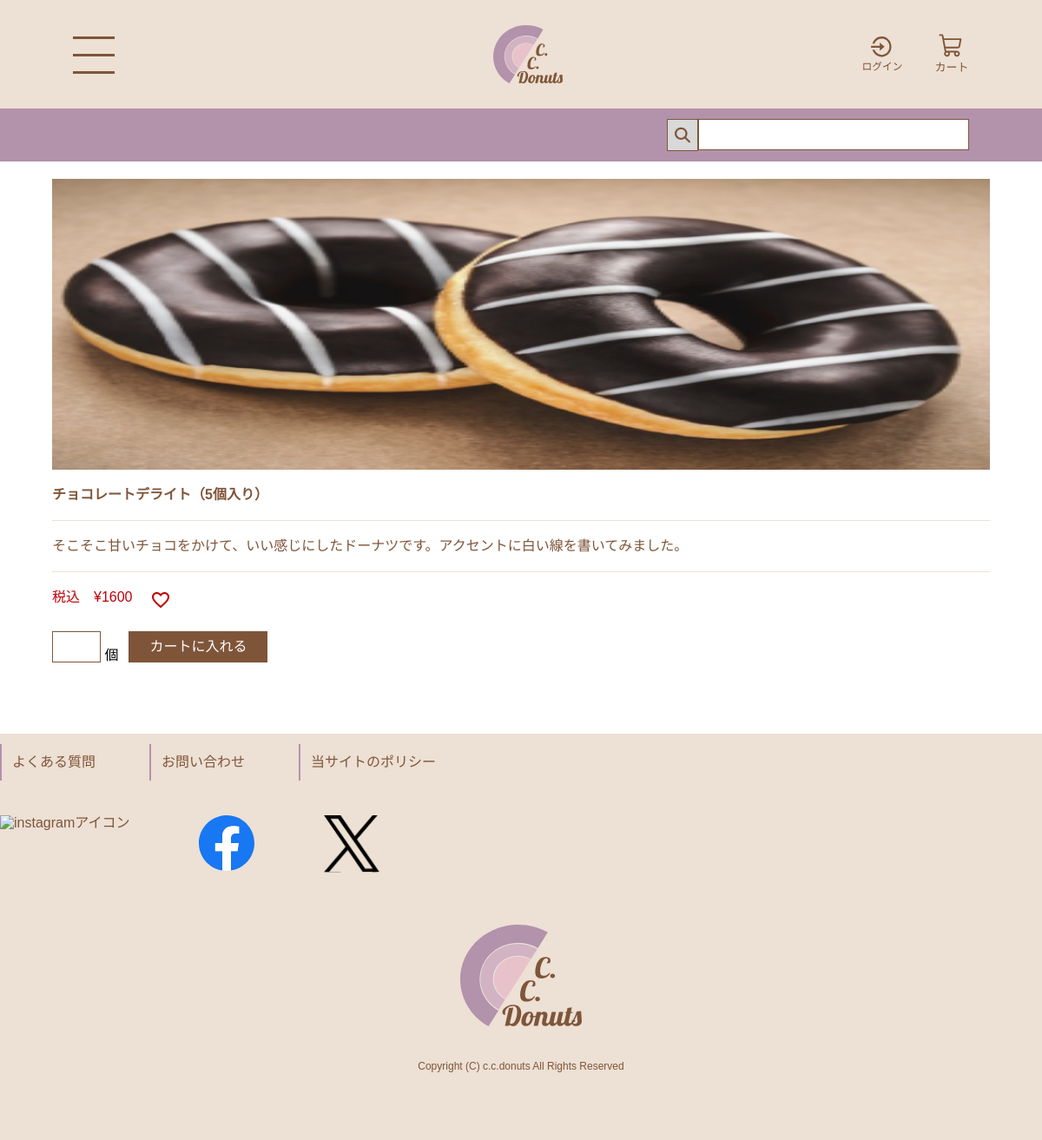
Screenshot of /detail.php?id=2 with the database file from the repository.
### tables this page shows
create table product (
id int auto_increment primary key, 
name varchar(200) not null, 
price int not null, 
description varchar(1000) not null 
);

### detail.php (the view, shortened to what this page needs)
<!DOCTYPE html>
<html lang="ja">
<head>
    <link rel="stylesheet" href="common/css/reset.css">
    <link rel="stylesheet" href="common/css/common.css">
    <link rel="stylesheet" href="common/css/detail.css">
</head>
<body>
    <?php
    require 'includes/header.php';
    ?>
    <main>
        <?php
        $pdo = new PDO('mysql:host=localhost;dbname=donuts;charset=utf8', 'donuts', 'password');
        $sql = $pdo->prepare('select * from product where id=?');
        $sql->execute([
            $_REQUEST['id']
        ]);
        foreach ($sql as $row) {
            echo <<<END
    <form action="cart-input.php" method="post" class="detail_menu">
    <p class="detail_img"><img alt="image" src="common/images/{$row['id']}.png"></p>
    <p class="detail_submenu">{$row['name']}</p>
    <p class="detail_explain">{$row['description']}</p>
    <p class="detail_money">税込&emsp;&yen;{$row['price']}<span class="detail_favorite"><img src="common/images/heart.png" alt="favorite"></span></p>
 <div class="detail_buy">
 <p class="detail_num"><input type="text" name="count" pattern="^[0-9]{1,9}$" class="detail_text">
 個</p>
<p class="detail_button"><input type="submit" class="common_btn_sm" value="カートに入れる"></p>
END;
            echo <<<END
</div>
<input type="hidden" name="id" value="{$row['id']}">
<input type="hidden" name="name" value="{$row['name']}">
<input type="hidden" name="price" value="{$row['price']}">
</form>
END;
        }
        ?>
    </main>
    <?php require 'includes/footer.php'; ?>

### common/css/common.css (style rules this page uses)
* { font-family: "Noto Sans JP", sans-serif; }

### common/css/detail.css (style rules this page uses)
main { width: 100%; margin-bottom: 80px; }
.detail_menu { width: 90%; margin: 20px auto; }
.detail_img { margin-bottom: 20px; }
.detail_img img { width: 100%; height: 335px; }
.detail_submenu { color: #7f5539; font-size: 16px; font-weight: bold; margin-bottom: 20px; }
.detail_explain { color: #7f5539; font-size: 16px; font-weight: 400; border-top: 1px solid #ede0d4; border-bottom: 1px solid #ede0d4; padding: 20px 0; }
.detail_money { font-size: 16px; font-weight: 500; margin: 20px 0 24px; color: #bf0007; }
.detail_favorite { padding-left: 20px; vertical-align: top; }
.detail_buy { display: flex; }
.detail_text { border: 1px solid #7f5539; width: 56px; height: 36px; font-size: 16px; vertical-align: text-bottom; }
.common_btn_sm { margin-left: 12px; border: 1px solid #7f5539; background-color: #7f5539; text-align: center; color: #fff; width: 160px; height: 36px; }
.detail_num { font-weight: 400; }

### rows the page displays
product: name "チョコレートデライト（5個入り）", description "そこそこ甘いチョコをかけて、いい感じにしたドーナツです。アクセントに白い線を書いてみました。", price "1600"
